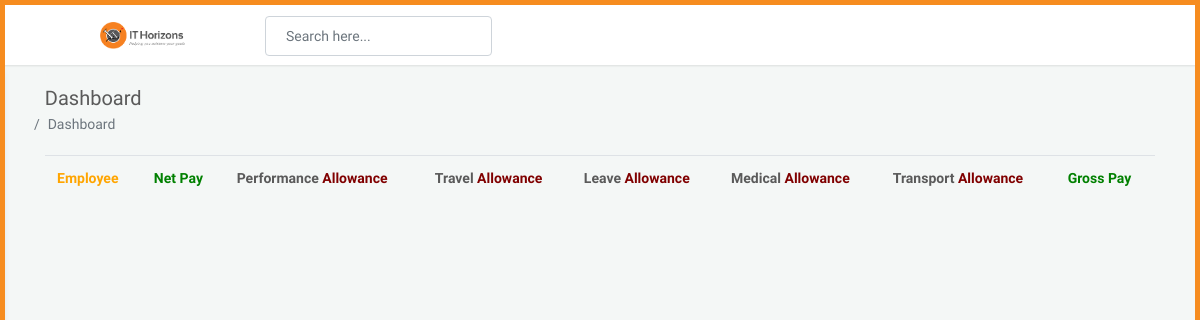
Before: /employee_report/6/ with the older database file.
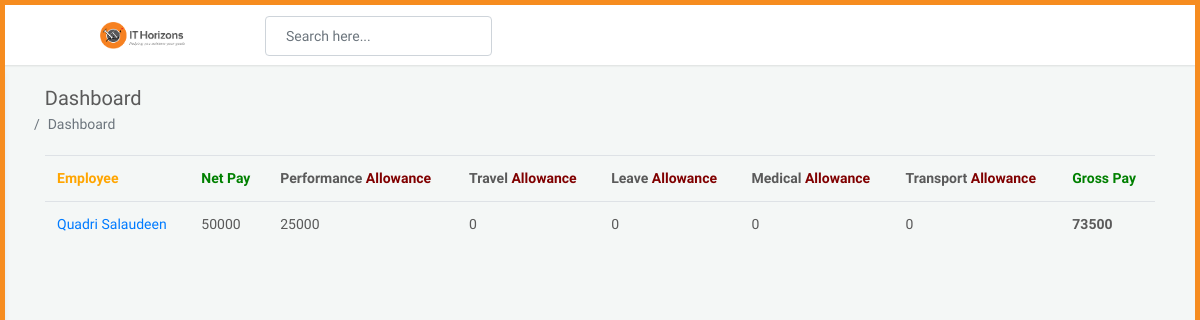
After: the same page with the newer database file.
### salary/models.py (models this page shows, shortened)
class Salary(models.Model):
    employee = models.ForeignKey(Employee, related_name='salaries', on_delete=models.CASCADE)
    net_pay = models.IntegerField()
    total_working_days = models.IntegerField()
    travel_allowance = models.IntegerField(null=True, blank=True, default=0)
    leave_allowance = models.IntegerField(null=True, blank=True, default=0)
    performance_allowance = models.IntegerField(null=True, blank=True, default=0)
    transport_allowance = models.IntegerField(null=True, blank=True, default=0)
    medical_allowance = models.IntegerField(null=True, blank=True, default=0)
    tax_deduction = models.IntegerField(null=True, blank=True, default=0)
    other_deductions = models.IntegerField(null=True, blank=True, default=0)
    gross_pay = models.IntegerField(null=True, blank=True, default=0)
    date_created = models.DateTimeField(auto_now=False, auto_now_add=True)
    updated = models.DateTimeField(auto_now=True)
    class Meta:
        verbose_name_plural = 'salaries'

### employees/models.py (models this page shows, shortened)
class Employee(models.Model):
    deps = (
    ('Applications', 'Applications'), ('Network & Security','Network & Security'),
    ('Solutions', 'Solutions'),('Human Resource', 'Human Resource'),
     ('Sales', 'Sales'), ('Finance', 'Finance'), ('Infrastructure', 'Infrastructure'),
    ('Projects', 'Projects'), ('Research & Development', 'Research & Development')
    )
    first_name = models.CharField(max_length=100)
    last_name = models.CharField(max_length=100)
    department = models.CharField(max_length=100, choices=deps)
    designation = models.CharField(max_length=100)
    phone_number = models.CharField(max_length=100)
    bank_name = models.CharField(max_length=100, null=True)
    account_number = models.IntegerField(null = True)
    account_type = models.CharField(max_length=100, null=True)

### salary/views.py (the view)
# urls.py: path('employee_report/<int:id>/', employee_salary_report, name="employee_report"),
def employee_salary_report(request, id):
    employee_report = Salary.objects.filter(employee=id)
    return render(request, 'salary/employee_salary_report.html', {'employee_report': employee_report})

### templates/salary/employee_salary_report.html
{% extends 'base.html' %}
{% block content %}
	<div class="table-responsive m-t-20">
         <table class="table table-filter table-hover m-b-0">
        <tbody>
            <th style="color:orange">Employee</th>
            <th style="color:green">Net Pay</th>
            <th>Performance <span style="color:maroon">Allowance</span></th>
            <th>Travel <span style="color:maroon">Allowance</span></th>
            <th>Leave <span style="color:maroon">Allowance</span></th>
            <th>Medical <span style="color:maroon">Allowance</span></th>
            <th>Transport <span style="color:maroon">Allowance</span></th>
            <th style="color: green">Gross Pay</th>
                      {% for s in employee_report %}
            <tr data-status="">
                <td> <a href="{% url 'detail' s.employee.id %}">{{ s.employee.first_name }} {{ s.employee.last_name }} </a></td>
                <td>{{ s.net_pay }} </td>
                <td>{{ s.performance_allowance }} </td>
                <td>{{ s.travel_allowance }} </td>
                <td>{{ s.leave_allowance }} </td>
                <td>{{ s.medical_allowance }} </td>
                <td>{{ s.travel_allowance }} </td>
                <td><b>{{ s.gross_pay }} </b></td>
            </tr>
            {% endfor %}
        </tbody>
    </table>
</div>
{% endblock %}

Changed rows visible on the page:
added Salary: employee.first_name "Quadri", employee.last_name "Salaudeen", net_pay "50000", performance_allowance "25000", travel_allowance "0", leave_allowance "0", medical_allowance "0", gross_pay "73500"
